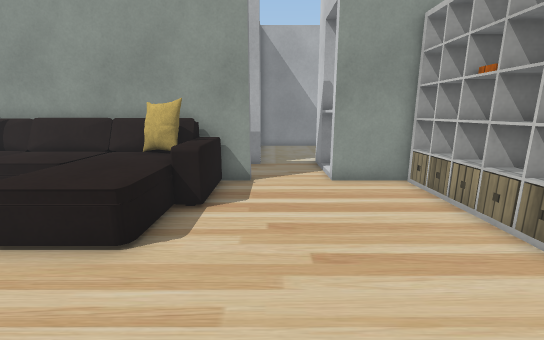
View 1 (above)

20 first-person views from a walk through a 3-D level made in the Unity game engine. The camera is 1.2 m above the floor, tilts 12° down and sees 90° across. The floor is counted in squares, 0.5 m on a side. Each view is taken from the middle of a square. On the plan, view 1 faces up. The plan holds only what a view shows up to about 18 squares ahead; the rest is blank. The place goes on beyond the plan. Some surface patterns are stand-ins.

View 2
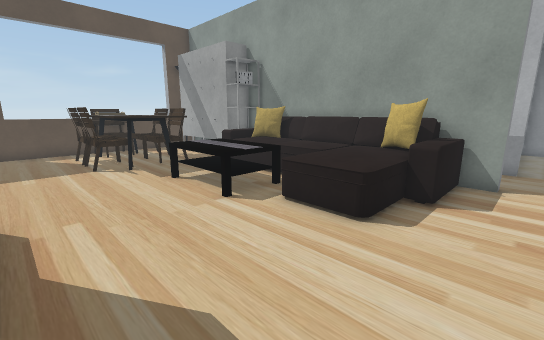

View 3
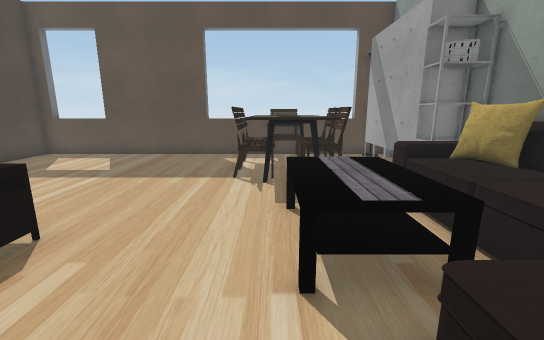

View 4
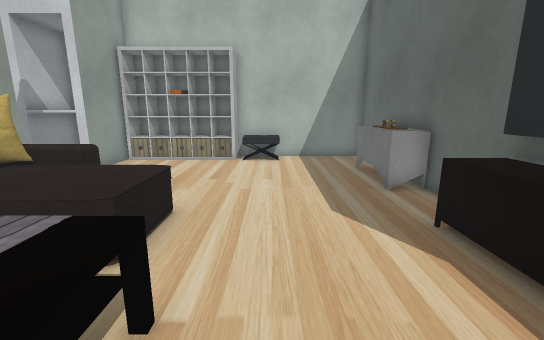

View 5
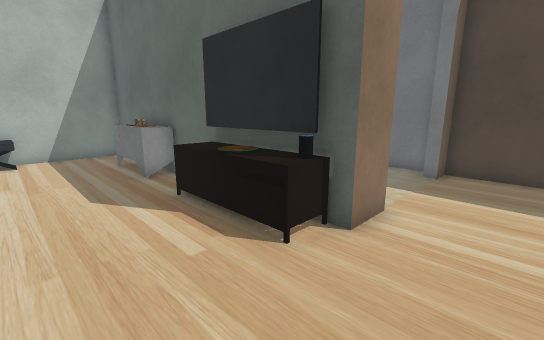

View 6
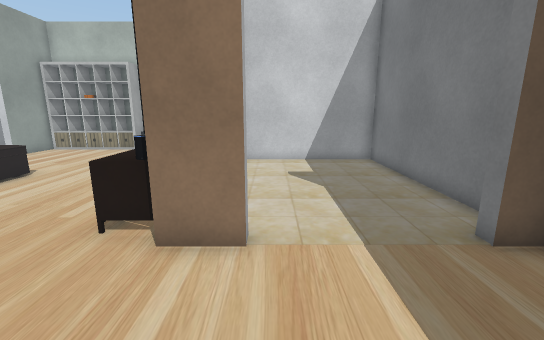

View 7
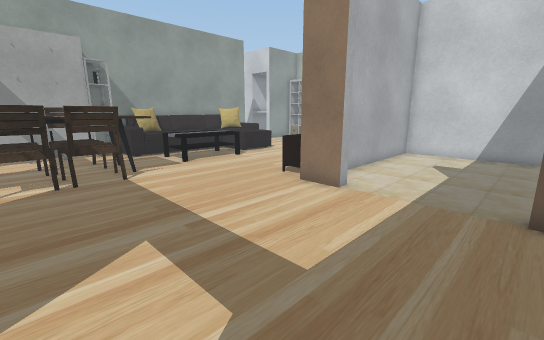

View 8
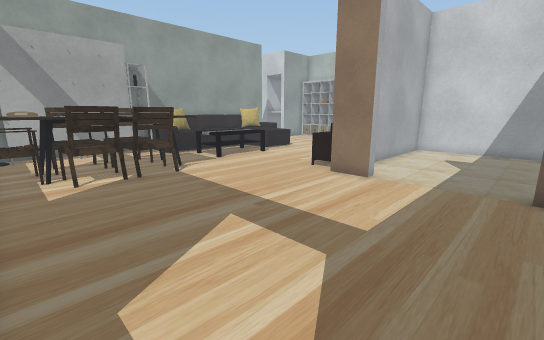

View 9
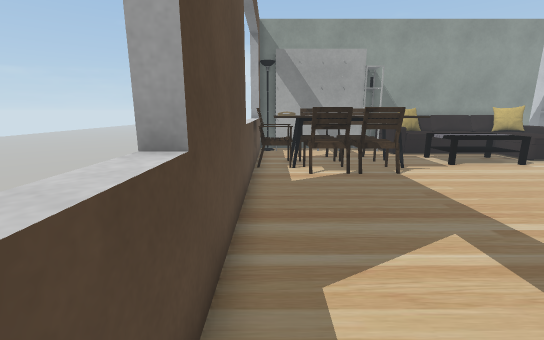

View 10
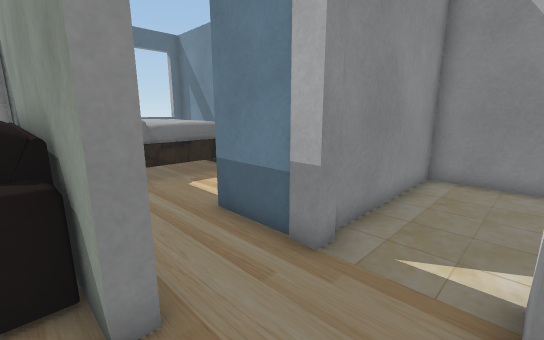

View 11
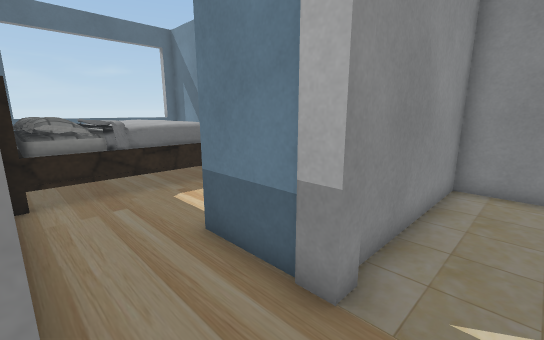

View 12
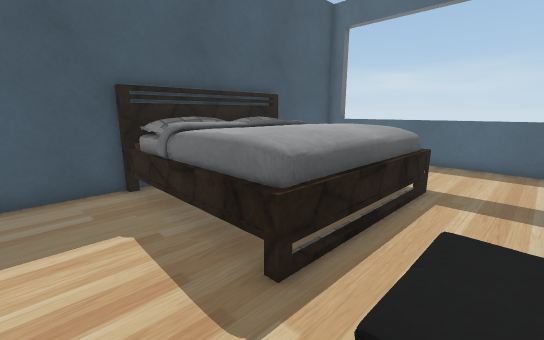

View 13
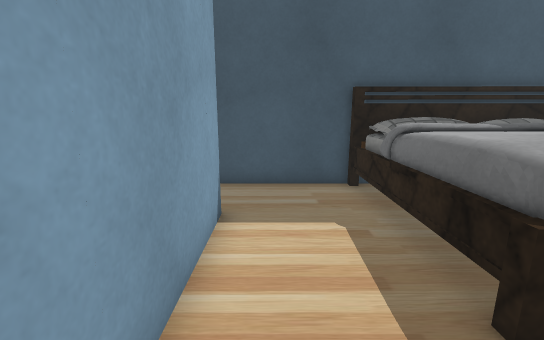

View 14
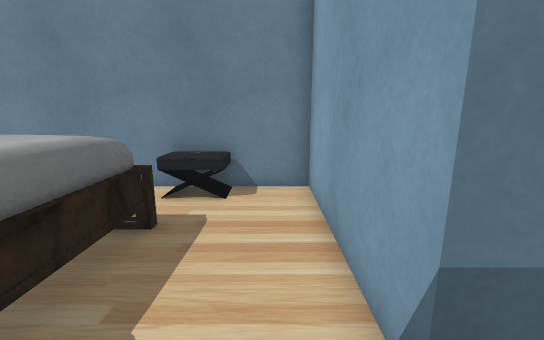

View 15
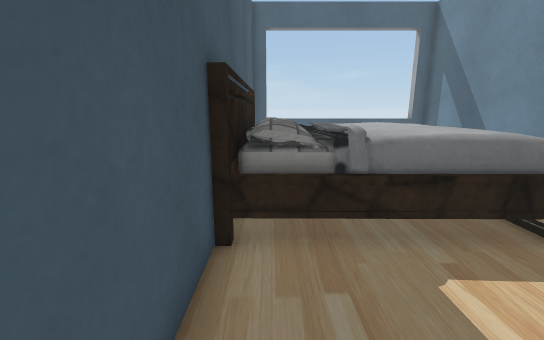

View 16
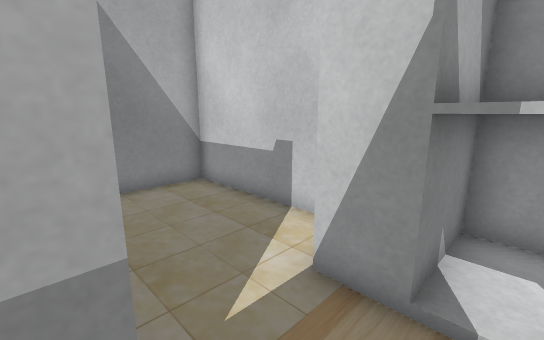

View 17
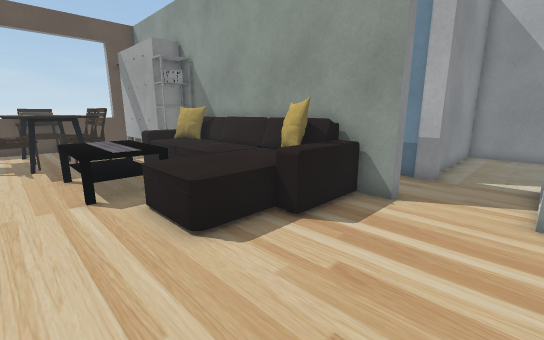

View 18
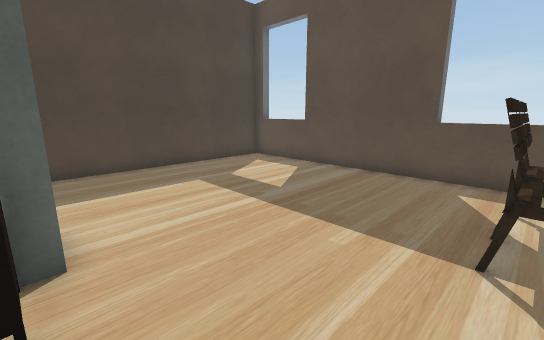

View 19
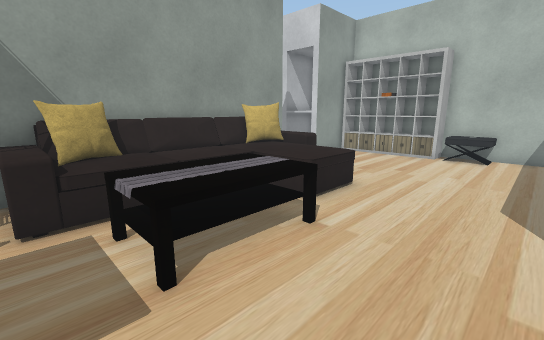

View 20
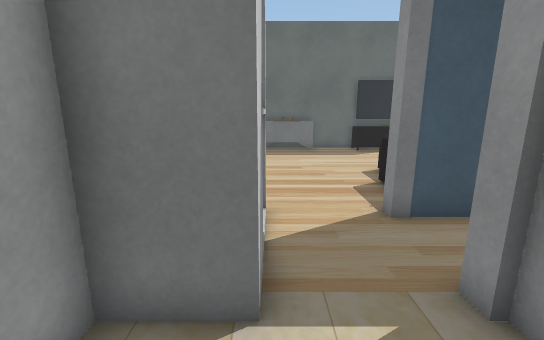

### Floor plan
Key: @ floor where view 1 was taken; # wall or solid block; . floor; = window, fence, low wall or low ledge; ^ raised ledge; B bed; S sofa; H shelf; C chair; T table; U cupboard; O other object.
Columns run from 19 left of view 1 to 6 right of it. Each row starts with its distance up from view 1.
 20 ################  ######
 19 # .......  OOO.#  #....#
 18 = .........OOO.#  #....#
 17 = ...BBBBBBB...#  #....#
 16 = ...BBBBBBB...#  #....#
 15 =     BBBBBB...#  #....#
 14 =     BBBBBB...#  #....#
 13 =     BBBBBB...####..###
 12 =     BBBBBB.........####
 11 #     BBBBBB.........^  #
 10 ######BBBBB########..^^^##
  9 #O     OOSSSSSSSSS#...  H#
  8 #OOOOOOOOSSSSSSSSS......H#
  7 = ......SSSSSSSSSS......H#
  6 = .CCCC..TTTTTSSS.......H#
  5 =^^CCCC^.TTTTTSSS.......H#
  4 #C^^^^^^.TTTTTSSS.......H#
  3 ##^^^^^^.TTTTT..........O#
  2 =#^CCCC^................O#
  1 =........................#
  0 =..................@.....#
 -1 #........................#
 -2 #..........OOOOO..UUUUU..#
 -3 #..........###############
 -4 #..........#........#
 -5 #...................#
 -6 #...................#
 -7 =...................#
 -8 =...................#
 -9 =...................#
-10 #####################

Where each view was taken, in squares from view 1:
view 1: 0 up, 0 right, facing up
view 2: 1 down, 0 right, facing up-left
view 3: 3 up, 3 left, facing left
view 4: 2 up, 9 left, facing right
view 5: 2 up, 11 left, facing down-right
view 6: 5 down, 13 left, facing right
view 7: 9 down, 16 left, facing up-right
view 8: 9 down, 18 left, facing up-right
view 9: 9 down, 18 left, facing up
view 10: 9 up, 2 right, facing up-left
view 11: 10 up, 1 right, facing up-left
view 12: 19 up, 5 left, facing down-left
view 13: 19 up, 5 left, facing down
view 14: 11 up, 5 left, facing up
view 15: 11 up, 3 left, facing left
view 16: 11 up, 1 left, facing up-right
view 17: 2 up, 2 right, facing up-left
view 18: 2 up, 8 left, facing down-left
view 19: 0 up, 11 left, facing up-right
view 20: 16 up, 2 right, facing down
